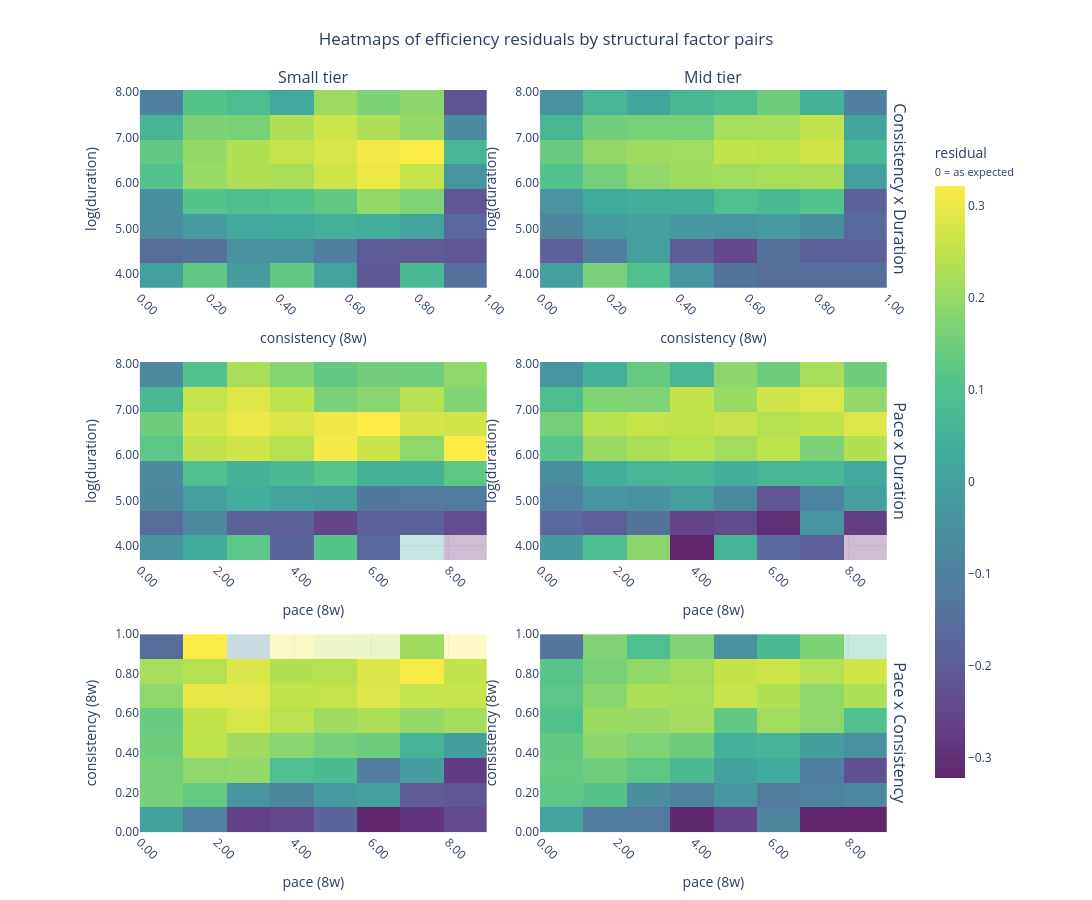

The notebook cell saved with this chart:
### Code cell
heatmap = plot_recipe_maps_3x2(
    small_df,
    mid_df,
    viridis_wash=0.15
)
heatmap.show()
# save as html
heatmap.write_html("plots/recipe_maps_3x2.html")
